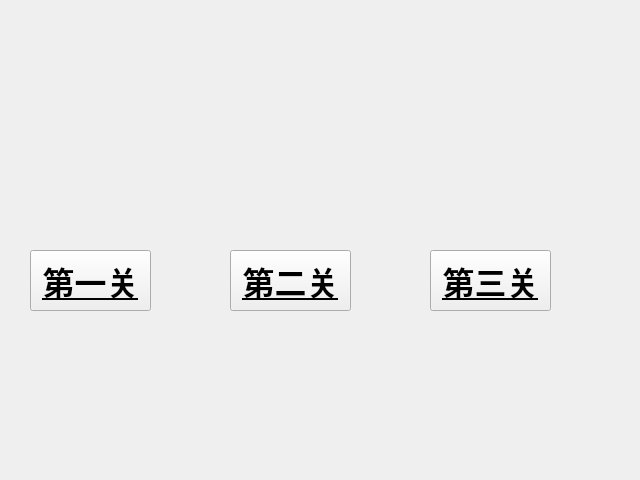
<?xml version="1.0" encoding="UTF-8"?>
<ui version="4.0">
 <class>StartFrom</class>
 <widget class="QWidget" name="StartFrom">
  <property name="geometry">
   <rect>
    <x>0</x>
    <y>0</y>
    <width>640</width>
    <height>480</height>
   </rect>
  </property>
  <property name="windowTitle">
   <string>Form</string>
  </property>
  <property name="styleSheet">
   <string notr="true">image: url(:/image/界面背景.png);</string>
  </property>
  <widget class="QPushButton" name="pushButton">
   <property name="geometry">
    <rect>
     <x>30</x>
     <y>250</y>
     <width>121</width>
     <height>61</height>
    </rect>
   </property>
   <property name="font">
    <font>
     <family>宋体</family>
     <pointsize>24</pointsize>
     <weight>75</weight>
     <bold>true</bold>
     <underline>true</underline>
     <kerning>true</kerning>
    </font>
   </property>
   <property name="styleSheet">
    <string notr="true"/>
   </property>
   <property name="text">
    <string>第一关</string>
   </property>
  </widget>
  <widget class="QPushButton" name="pushButton_2">
   <property name="geometry">
    <rect>
     <x>230</x>
     <y>250</y>
     <width>121</width>
     <height>61</height>
    </rect>
   </property>
   <property name="font">
    <font>
     <family>宋体</family>
     <pointsize>24</pointsize>
     <weight>75</weight>
     <bold>true</bold>
     <underline>true</underline>
    </font>
   </property>
   <property name="text">
    <string>第二关</string>
   </property>
  </widget>
  <widget class="QPushButton" name="pushButton_3">
   <property name="geometry">
    <rect>
     <x>430</x>
     <y>250</y>
     <width>121</width>
     <height>61</height>
    </rect>
   </property>
   <property name="font">
    <font>
     <family>宋体</family>
     <pointsize>24</pointsize>
     <weight>75</weight>
     <bold>true</bold>
     <underline>true</underline>
    </font>
   </property>
   <property name="text">
    <string>第三关</string>
   </property>
  </widget>
 </widget>
 <resources/>
 <connections/>
</ui>
